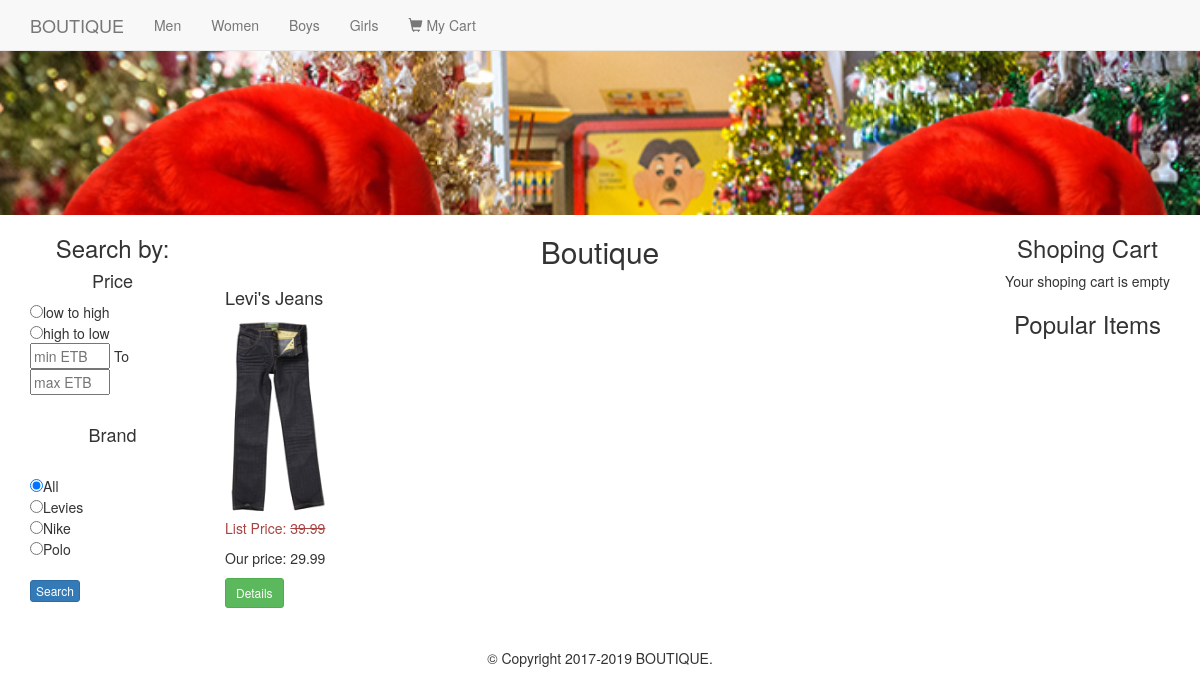
Screenshot of /search.php with the database file from the repository.
### tables this page shows
CREATE TABLE `categories` (
  `id` int(11) NOT NULL,
  `category` varchar(255) NOT NULL DEFAULT '0',
  `parent` int(11) NOT NULL
);

CREATE TABLE `brand` (
  `id` int(11) NOT NULL,
  `brand` varchar(255) NOT NULL
);

CREATE TABLE `products` (
  `id` int(11) NOT NULL,
  `title` varchar(255) NOT NULL,
  `price` decimal(10,2) NOT NULL,
  `list_price` decimal(10,2) NOT NULL,
  `brand` int(11) NOT NULL,
  `categories` varchar(255) NOT NULL,
  `image` text NOT NULL,
  `description` text NOT NULL,
  `featured` tinyint(4) NOT NULL DEFAULT '0',
  `sizes` text NOT NULL,
  `deleted` tinyint(4) NOT NULL DEFAULT '0'
);

### search.php (the view, shortened to what this page needs)
<?php
  require_once 'core/init.php';
  include 'includes/head.php';
  include 'includes/nav.php';
  include 'includes/headerpartial.php';
  include 'includes/leftbar.php';
  $sql = "SELECT * FROM products";
  $cat_id = (($_POST['cat'] != '')?$_POST['cat']:'');
  if ($cat_id == '') {
    $sql .= ' WHERE deleted = 0';
  }else {
    $sql .= " WHERE categories = '{$cart_id}' AND deleted = 0";
  }
  $productQ = $db->query($sql);
  $category = get_category($cat_id);
?>
    <div class="col-md-8">
        <div class="row">
          <?php if($cat_id != ''): ?>
          <h2 class="text-center"><?=$category['parent']. ' ' . $category['child']?></h2>
        <?php else: ?>
          <h2 class="text-center">Boutique</h2>
        <?php endif; ?>
          <?php while ($product = mysqli_fetch_assoc($productQ)): ?>
            <div class="col-md-3">
              <h4><?= $product['title']; ?></h4>
              <?php $photos = explode(',',$product['image']) ?>
              <img src="<?= $photos[0] ?> " alt="<?= $product['title']; ?>" class="img-thumb" />
              <p class="list-price text-danger">List Price: <s><?= $product['list_price']; ?></s></p>
              <p class="price">Our price: <?= $product['price']; ?></p>
              <button type="button" class="btn btn-sm btn-success" onclick="detailsmodal(<?= $product['id']; ?>)">Details</button>
          </div>
        <?php endwhile; ?>
        </div>
    </div>
    <?php
      include 'includes/rightbar.php';
      include 'includes/footer.php';
     ?>

### includes/nav.php (shortened to what this page needs)
<?php
  $sql = "SELECT * FROM categories WHERE parent = 0";
  $pquery = $db->query($sql);
 ?>
<nav class="navbar navbar-default navbar-fixed-top">
  <div class="container">
    <a href="index.php" class="navbar-brand">BOUTIQUE</a>
    <ul class="nav navbar-nav">
      <?php
        while ($parent = mysqli_fetch_assoc($pquery)) : ?>
      <li class="dropdown">
        <a href="#" class="dropdown-toggle" data-toggle="dropdown"><?php echo $parent['category']; ?><span class="cart"></span></a>
      </li>
    <?php endwhile; ?>
    <li> <a href="cart.php"> <span class="glyphicon glyphicon-shopping-cart"></span> My Cart</a> </li>
    </ul>
  </div>
</nav>

### includes/widgets/filters.php (shortened to what this page needs)
<?php
  $price_sort = ((isset($_REQUEST['price_sort']))?$_REQUEST['price_sort']:'');
  $min_price =((isset($_REQUEST['min_price']))?$_REQUEST['min_price']:'');
  $max_price =((isset($_REQUEST['max_price']))?$_REQUEST['max_price']:'');
  $b = ((isset($_REQUEST['brand']))?$_REQUEST['brand']:'');
  $brandQ = $db->query("SELECT * FROM brand ORDER BY brand");
?>
<h3 class="text-center">Search by:</h3>
<h4 class="text-center">Price</h4>
<form action="search.php" method="post">
  <input type="radio" name="price_sort" value="low"<?=(($price_sort == 'low')?' checked':'')?>>low to high <br>
  <input type="radio" name="price_sort" value="high"<?=(($price_sort == 'high')?' checked':'')?>>high to low <br>
  <input type="text" name="min_price" class="price_range" placeholder="min ETB" value="<?=$min_price?>"> To
  <input type="text" name="max_price" class="price_range" placeholder="max ETB" value="<?=$max_price?>"><br><br>
  <h4 class="text-center">Brand</h4><br>
  <input type="radio" name="brand" value=""<?=(($b == '')?' checked':'')?>>All <br>
  <?php while ($brand = mysqli_fetch_assoc($brandQ)): ?>
    <input type="radio" name="brand" value="<?=$brand['id']?>"<?=(($b == $brand['id'])?' checked':'')?>><?=$brand['brand']?><br>
  <?php endwhile; ?>
  <br> <input type="submit" name="" value="Search" class="btn btn-xs btn-primary">
</form>

### css/main.css (style rules this page uses)
body { padding-top: 5px }
.img-thumb { width: auto; height: 200px; }
input.price_range { width: 80px; }

### rows the page displays
categories: category "Men"
categories: category "Women"
categories: category "Boys"
categories: category "Girls"
brand: brand "Levies"
brand: brand "Nike"
brand: brand "Polo"
products: title "Levi's Jeans", image (picture), list_price "39.99", price "29.99"
